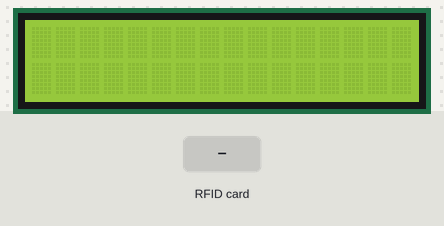
The sketch below on a simulated Arduino Uno, built with avr-gcc and run on an emulated ATmega328P. Shown: 16×2 character LCD. Inputs (shaded band) come from the test bench. What the sketch prints to the serial monitor is not drawn.

Above: at 1.3 s.
1.4 s: RFID card A3 FD 96 A9 held to the reader
At 2.3 s:
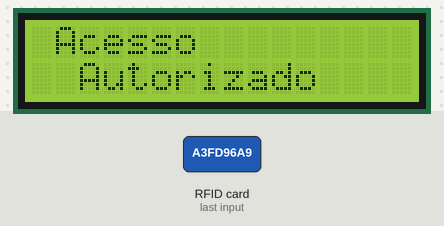
2.9 s: RFID card 5E 7A 19 C4 held to the reader
At 4.8 s:
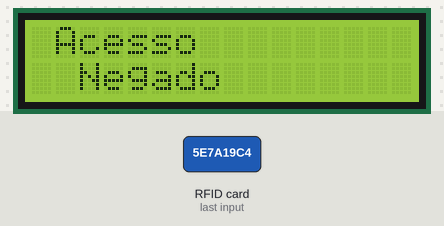
5.9 s: RFID card A3 FC 8C A9 held to the reader
At 8.5 s:
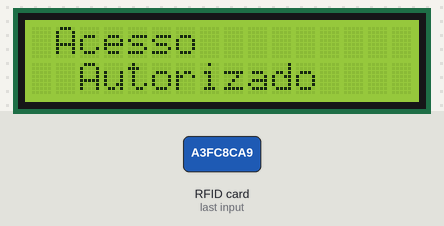
Timing chart, 0 to 10.0 s (numbered marks = the images above; inputs shaded):
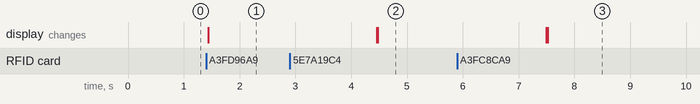

The sketch:

Pratica06_1_uid.ino
```cpp
#include <LiquidCrystal_I2C.h>

#include <Wire.h>
#include <SPI.h>
#include <MFRC522.h>

/* RFID */
#define SS_PIN 10 //PIN SDA
#define RST_PIN 9 //PIN RESET

MFRC522 rfid(SS_PIN, RST_PIN);

/* LED */
const int pinoLedVerde = 3; //LED VERDE
const int pinoLedVermelho = 2; //LED VERMELHO

/* Display */
#define I2C_ADDR    0x27
#define LCD_COLUMNS 16
#define LCD_LINES   2

LiquidCrystal_I2C lcd(I2C_ADDR, LCD_COLUMNS, LCD_LINES);

void setup() {
  Serial.begin(9600);
  /* Display */
  // Initialize the LCD display and turn on backlight
  lcd.init();
  lcd.backlight();

  /* RFID */
  Wire.begin(); //INICIALIZA A BIBLIOTECA WIRE
  SPI.begin(); //INICIALIZA O BARRAMENTO SPI
  rfid.PCD_Init(); //INICIALIZA MFRC522
}

void loop() {
  leituraRfid();
}

//FUNÇÃO DE VALIDAÇÃO DA TAG RFID
void leituraRfid(){
  if (!rfid.PICC_IsNewCardPresent() || !rfid.PICC_ReadCardSerial()) //VERIFICA SE O CARTÃO PRESENTE NO LEITOR É DIFERENTE DO ÚLTIMO CARTÃO LIDO. CASO NÃO SEJA, FAZ
    return; //RETORNA PARA LER NOVAMENTE

  /***TAG RFID LIDA***/
  String strID = "";
  for (byte i = 0; i < 4; i++) {
    strID +=
    (rfid.uid.uidByte[i] < 0x10 ? "0" : "") +
    String(rfid.uid.uidByte[i], HEX) +
    (i!=3 ? ":" : "");
  }
  strID.toUpperCase();

  if ((strID.indexOf("A3:FD:96:A9") >= 0) || (strID.indexOf("A3:FC:8C:A9") >= 0)){ // Autoriza a tag
    lcd.clear();
    lcd.setCursor(1, 0);
    lcd.print("Acesso");
    lcd.setCursor(2, 1);
    lcd.print("Autorizado");

    Serial.print("Identificador (UID) da tag autorizada: ");
    Serial.println(strID);
  }else{ //Senão, ag não autorizada
    lcd.clear();
    lcd.setCursor(1, 0);
    lcd.print("Acesso");
    lcd.setCursor(2, 1);
    lcd.print("Negado");

    Serial.print("Identificador (UID) da tag negada: ");
    Serial.println(strID);
  }
  rfid.PICC_HaltA(); //PARADA DA LEITURA DO CARTÃO
  rfid.PCD_StopCrypto1(); //PARADA DA CRIPTOGRAFIA NO PCD

  delay(3000);

  lcd.clear();
  lcd.setCursor(1, 0);
  lcd.print("Aproxime a tag");
}
```

Measured:
- after the input at 1.4 s, the display: changes at once (image 1)
- after the input at 2.9 s, the display: first differs from a run without the input after 1.6 s (image 2)
- after the input at 5.9 s, the display: first differs from a run without the input after 1.6 s (image 3)
